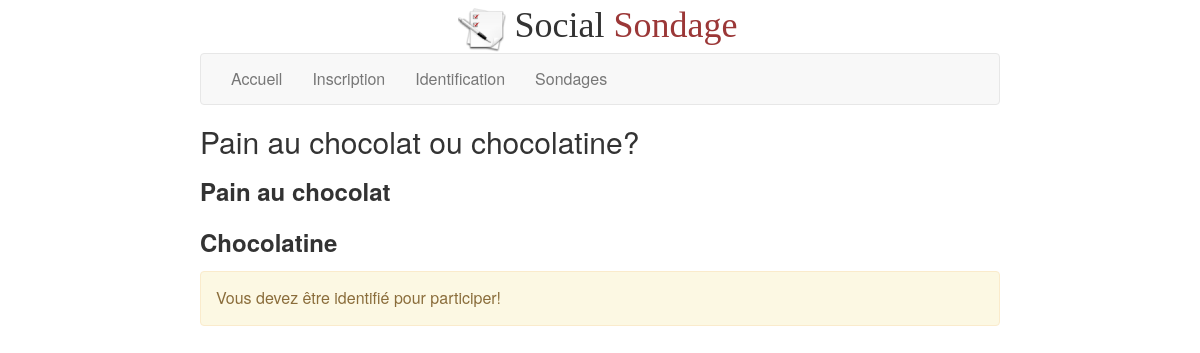
Page /poll.php?id=1 on the committed database.
### tables this page shows
CREATE TABLE `polls` (
  `id` int(11) NOT NULL AUTO_INCREMENT,
  `question` text NOT NULL,
  `answer1` text NOT NULL,
  `answer2` text NOT NULL,
  `answer3` text NOT NULL,
  PRIMARY KEY (`id`)
);

### poll.php (the view, shortened to what this page needs)
<?php include('header.php'); ?>
<?php
$poll = false;
if (isset($_GET['id'])) {
    $query = $pdo->query('SELECT * FROM polls WHERE id="'.$_GET['id'].'"');
    if ($query->rowCount()) {
        $poll = $query->fetch();
    }
}
if (!$poll) {
?>
<h2>Sondage</h2>
<div class="alert alert-danger">
    Sondage non trouvé.
</div>
<?php
} else {
$userAnswered = false;
?>
<h2><?php echo $poll['question']; ?></h2>
<form method="post">
<?php foreach (array(1,2,3) as $answer) { ?>
<?php if (!$poll['answer'.$answer]) continue; ?>
<h3>
    <label>
    <?php echo $poll['answer'.$answer]; ?>
    </label>
</h3>
<?php } ?>
<?php if ($currentUser) {
    if (!$userAnswered) {
?>
    <input class="btn btn-success pull-right" type="submit" value="Participer!" />
<?php
}
} else {
?>
<div class="alert alert-warning">
Vous devez être identifié pour participer!
</div>
<?php
}
?>
</form>
<?php } ?>
<?php include('footer.php'); ?>

### css/style.css (style rules this page uses)
body { width:800px; margin:auto; font-size:16px; text-align:justify; margin-top:5px; }

### rows in the picture
polls: question "Pain au chocolat ou chocolatine?", answer1 "Pain au chocolat", answer2 "Chocolatine"
